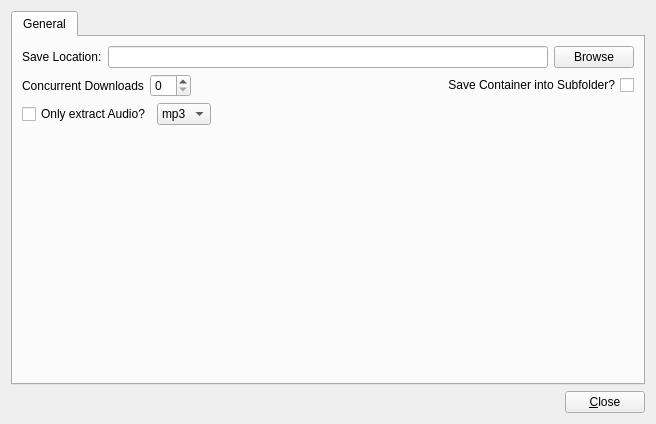
<?xml version="1.0" encoding="UTF-8"?>
<ui version="4.0">
 <class>WindowSettings</class>
 <widget class="QWidget" name="WindowSettings">
  <property name="geometry">
   <rect>
    <x>0</x>
    <y>0</y>
    <width>656</width>
    <height>424</height>
   </rect>
  </property>
  <property name="windowTitle">
   <string>Settings</string>
  </property>
  <property name="autoFillBackground">
   <bool>false</bool>
  </property>
  <layout class="QVBoxLayout" name="verticalLayout_2">
   <item>
    <widget class="QTabWidget" name="tabWidget">
     <property name="currentIndex">
      <number>0</number>
     </property>
     <widget class="QWidget" name="tab_General">
      <attribute name="title">
       <string>General</string>
      </attribute>
      <layout class="QVBoxLayout" name="verticalLayout">
       <item>
        <layout class="QHBoxLayout" name="horizontalLayout">
         <item>
          <widget class="QLabel" name="staticText1">
           <property name="text">
            <string>Save Location:</string>
           </property>
          </widget>
         </item>
         <item>
          <widget class="QLineEdit" name="inputSavePath"/>
         </item>
         <item>
          <widget class="QPushButton" name="buttonBrowseFiles">
           <property name="text">
            <string>Browse</string>
           </property>
          </widget>
         </item>
        </layout>
       </item>
       <item>
        <layout class="QGridLayout" name="gridLayout">
         <item row="0" column="2">
          <layout class="QHBoxLayout" name="horizontalLayout_4">
           <property name="spacing">
            <number>6</number>
           </property>
           <item>
            <widget class="QCheckBox" name="checkboxCreateContainerSubfolder">
             <property name="layoutDirection">
              <enum>Qt::RightToLeft</enum>
             </property>
             <property name="text">
              <string>Save Container into Subfolder?</string>
             </property>
            </widget>
           </item>
          </layout>
         </item>
         <item row="0" column="0">
          <layout class="QHBoxLayout" name="horizontalLayout_2">
           <item>
            <widget class="QLabel" name="staticText2">
             <property name="text">
              <string>Concurrent Downloads</string>
             </property>
            </widget>
           </item>
           <item>
            <widget class="QSpinBox" name="inputConcurrentDownloads"/>
           </item>
          </layout>
         </item>
         <item row="0" column="1">
          <spacer name="horizontalSpacer">
           <property name="orientation">
            <enum>Qt::Horizontal</enum>
           </property>
           <property name="sizeHint" stdset="0">
            <size>
             <width>40</width>
             <height>20</height>
            </size>
           </property>
          </spacer>
         </item>
        </layout>
       </item>
       <item>
        <layout class="QHBoxLayout" name="horizontalLayout_5">
         <item>
          <widget class="QCheckBox" name="checkboxOnlyAudio">
           <property name="text">
            <string>Only extract Audio?</string>
           </property>
          </widget>
         </item>
         <item>
          <widget class="QComboBox" name="comboAudioFormat">
           <item>
            <property name="text">
             <string>mp3</string>
            </property>
           </item>
          </widget>
         </item>
         <item>
          <spacer name="horizontalSpacer_3">
           <property name="orientation">
            <enum>Qt::Horizontal</enum>
           </property>
           <property name="sizeHint" stdset="0">
            <size>
             <width>40</width>
             <height>20</height>
            </size>
           </property>
          </spacer>
         </item>
        </layout>
       </item>
       <item>
        <spacer name="verticalSpacer">
         <property name="orientation">
          <enum>Qt::Vertical</enum>
         </property>
         <property name="sizeHint" stdset="0">
          <size>
           <width>20</width>
           <height>40</height>
          </size>
         </property>
        </spacer>
       </item>
      </layout>
     </widget>
    </widget>
   </item>
   <item>
    <layout class="QHBoxLayout" name="horizontalLayout_3">
     <item>
      <spacer name="horizontalSpacer_2">
       <property name="orientation">
        <enum>Qt::Horizontal</enum>
       </property>
       <property name="sizeHint" stdset="0">
        <size>
         <width>40</width>
         <height>20</height>
        </size>
       </property>
      </spacer>
     </item>
     <item>
      <widget class="QPushButton" name="buttonCloseSettings">
       <property name="text">
        <string>&amp;Close</string>
       </property>
      </widget>
     </item>
    </layout>
   </item>
  </layout>
 </widget>
 <resources/>
 <connections/>
</ui>
